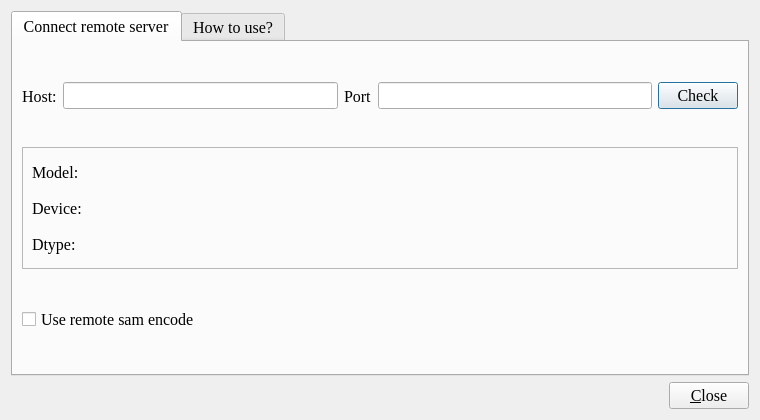
<?xml version="1.0" encoding="UTF-8"?>
<ui version="4.0">
 <class>Dialog</class>
 <widget class="QDialog" name="Dialog">
  <property name="geometry">
   <rect>
    <x>0</x>
    <y>0</y>
    <width>760</width>
    <height>420</height>
   </rect>
  </property>
  <property name="font">
   <font>
    <family>Times New Roman</family>
    <pointsize>12</pointsize>
   </font>
  </property>
  <property name="windowTitle">
   <string>SAM remote encode server</string>
  </property>
  <layout class="QVBoxLayout" name="verticalLayout">
   <item>
    <widget class="QTabWidget" name="tabWidget">
     <property name="currentIndex">
      <number>0</number>
     </property>
     <widget class="QWidget" name="tab">
      <attribute name="title">
       <string>Connect remote server</string>
      </attribute>
      <layout class="QVBoxLayout" name="verticalLayout_2">
       <item>
        <widget class="QWidget" name="widget" native="true">
         <layout class="QHBoxLayout" name="horizontalLayout">
          <property name="leftMargin">
           <number>0</number>
          </property>
          <property name="topMargin">
           <number>0</number>
          </property>
          <property name="rightMargin">
           <number>0</number>
          </property>
          <property name="bottomMargin">
           <number>0</number>
          </property>
          <item>
           <widget class="QLabel" name="label_2">
            <property name="text">
             <string>Host:</string>
            </property>
           </widget>
          </item>
          <item>
           <widget class="QLineEdit" name="lineEdit_host"/>
          </item>
          <item>
           <widget class="QLabel" name="label_3">
            <property name="text">
             <string>Port</string>
            </property>
           </widget>
          </item>
          <item>
           <widget class="QLineEdit" name="lineEdit_port"/>
          </item>
          <item>
           <widget class="QPushButton" name="pushButton_check">
            <property name="text">
             <string>Check</string>
            </property>
           </widget>
          </item>
         </layout>
        </widget>
       </item>
       <item>
        <widget class="QFrame" name="frame_info">
         <property name="layoutDirection">
          <enum>Qt::LeftToRight</enum>
         </property>
         <property name="frameShape">
          <enum>QFrame::StyledPanel</enum>
         </property>
         <property name="frameShadow">
          <enum>QFrame::Raised</enum>
         </property>
         <layout class="QGridLayout" name="gridLayout">
          <item row="2" column="1">
           <widget class="QLabel" name="label_device">
            <property name="minimumSize">
             <size>
              <width>0</width>
              <height>30</height>
             </size>
            </property>
            <property name="text">
             <string/>
            </property>
           </widget>
          </item>
          <item row="3" column="0">
           <widget class="QLabel" name="label_6">
            <property name="minimumSize">
             <size>
              <width>0</width>
              <height>30</height>
             </size>
            </property>
            <property name="maximumSize">
             <size>
              <width>80</width>
              <height>16777215</height>
             </size>
            </property>
            <property name="text">
             <string>Dtype:</string>
            </property>
           </widget>
          </item>
          <item row="1" column="1">
           <widget class="QLabel" name="label_name">
            <property name="minimumSize">
             <size>
              <width>0</width>
              <height>30</height>
             </size>
            </property>
            <property name="text">
             <string/>
            </property>
           </widget>
          </item>
          <item row="3" column="1">
           <widget class="QLabel" name="label_dtype">
            <property name="minimumSize">
             <size>
              <width>0</width>
              <height>30</height>
             </size>
            </property>
            <property name="text">
             <string/>
            </property>
           </widget>
          </item>
          <item row="1" column="0">
           <widget class="QLabel" name="label_4">
            <property name="minimumSize">
             <size>
              <width>0</width>
              <height>30</height>
             </size>
            </property>
            <property name="maximumSize">
             <size>
              <width>80</width>
              <height>16777215</height>
             </size>
            </property>
            <property name="text">
             <string>Model:</string>
            </property>
           </widget>
          </item>
          <item row="2" column="0">
           <widget class="QLabel" name="label_5">
            <property name="minimumSize">
             <size>
              <width>0</width>
              <height>30</height>
             </size>
            </property>
            <property name="maximumSize">
             <size>
              <width>80</width>
              <height>16777215</height>
             </size>
            </property>
            <property name="text">
             <string>Device:</string>
            </property>
           </widget>
          </item>
         </layout>
        </widget>
       </item>
       <item>
        <widget class="QWidget" name="widget_3" native="true">
         <layout class="QHBoxLayout" name="horizontalLayout_3">
          <property name="leftMargin">
           <number>0</number>
          </property>
          <property name="topMargin">
           <number>0</number>
          </property>
          <property name="rightMargin">
           <number>0</number>
          </property>
          <property name="bottomMargin">
           <number>0</number>
          </property>
          <item>
           <widget class="QCheckBox" name="checkBox_use_remote">
            <property name="text">
             <string>Use remote sam encode</string>
            </property>
           </widget>
          </item>
         </layout>
        </widget>
       </item>
      </layout>
     </widget>
     <widget class="QWidget" name="tab_2">
      <attribute name="title">
       <string>How to use?</string>
      </attribute>
      <layout class="QVBoxLayout" name="verticalLayout_3">
       <item>
        <widget class="QTextBrowser" name="textBrowser">
         <property name="html">
          <string>&lt;!DOCTYPE HTML PUBLIC &quot;-//W3C//DTD HTML 4.0//EN&quot; &quot;http://www.w3.org/TR/REC-html40/strict.dtd&quot;&gt;
&lt;html&gt;&lt;head&gt;&lt;meta name=&quot;qrichtext&quot; content=&quot;1&quot; /&gt;&lt;style type=&quot;text/css&quot;&gt;
p, li { white-space: pre-wrap; }
&lt;/style&gt;&lt;/head&gt;&lt;body style=&quot; font-family:'Times New Roman'; font-size:12pt; font-weight:400; font-style:normal;&quot;&gt;
&lt;p style=&quot; margin-top:0px; margin-bottom:0px; margin-left:0px; margin-right:0px; -qt-block-indent:0; text-indent:0px;&quot;&gt;# &lt;span style=&quot; font-weight:600;&quot;&gt;install&lt;/span&gt; ivas-sam-backend in remote server&lt;/p&gt;
&lt;p style=&quot; margin-top:0px; margin-bottom:0px; margin-left:0px; margin-right:0px; -qt-block-indent:0; text-indent:0px;&quot;&gt;pip install ivas-sam-backend&lt;/p&gt;
&lt;p style=&quot;-qt-paragraph-type:empty; margin-top:0px; margin-bottom:0px; margin-left:0px; margin-right:0px; -qt-block-indent:0; text-indent:0px;&quot;&gt;&lt;br /&gt;&lt;/p&gt;
&lt;p style=&quot; margin-top:0px; margin-bottom:0px; margin-left:0px; margin-right:0px; -qt-block-indent:0; text-indent:0px;&quot;&gt;# &lt;span style=&quot; font-weight:600;&quot;&gt;run&lt;/span&gt;&lt;/p&gt;
&lt;p style=&quot; margin-top:0px; margin-bottom:0px; margin-left:0px; margin-right:0px; -qt-block-indent:0; text-indent:0px;&quot;&gt;&lt;span style=&quot; font-weight:600; font-style:italic;&quot;&gt;# &lt;/span&gt;run&lt;span style=&quot; font-weight:600; font-style:italic;&quot;&gt; &lt;/span&gt;with&lt;span style=&quot; font-weight:600; font-style:italic;&quot;&gt; &lt;/span&gt;default&lt;span style=&quot; font-weight:600; font-style:italic;&quot;&gt; &lt;/span&gt;model&lt;span style=&quot; font-weight:600; font-style:italic;&quot;&gt; &lt;/span&gt;mobile_sam.pt on local machine (default host: 127.0.0.1, default port: 8000)&lt;/p&gt;
&lt;p style=&quot; margin-top:0px; margin-bottom:0px; margin-left:0px; margin-right:0px; -qt-block-indent:0; text-indent:0px;&quot;&gt;ivas-sam-backend run&lt;/p&gt;
&lt;p style=&quot;-qt-paragraph-type:empty; margin-top:0px; margin-bottom:0px; margin-left:0px; margin-right:0px; -qt-block-indent:0; text-indent:0px;&quot;&gt;&lt;br /&gt;&lt;/p&gt;
&lt;p style=&quot; margin-top:0px; margin-bottom:0px; margin-left:0px; margin-right:0px; -qt-block-indent:0; text-indent:0px;&quot;&gt;# or run with more arg&lt;/p&gt;
&lt;p style=&quot; margin-top:0px; margin-bottom:0px; margin-left:0px; margin-right:0px; -qt-block-indent:0; text-indent:0px;&quot;&gt;ivas-sam-backend run --checkpoint [model name] --host [ip] --port [port]&lt;/p&gt;
&lt;p style=&quot;-qt-paragraph-type:empty; margin-top:0px; margin-bottom:0px; margin-left:0px; margin-right:0px; -qt-block-indent:0; text-indent:0px;&quot;&gt;&lt;br /&gt;&lt;/p&gt;
&lt;p style=&quot; margin-top:0px; margin-bottom:0px; margin-left:0px; margin-right:0px; -qt-block-indent:0; text-indent:0px;&quot;&gt;&lt;span style=&quot; font-weight:600;&quot;&gt;# manage remote model&lt;/span&gt;&lt;/p&gt;
&lt;p style=&quot; margin-top:0px; margin-bottom:0px; margin-left:0px; margin-right:0px; -qt-block-indent:0; text-indent:0px;&quot;&gt;&lt;span style=&quot; font-style:italic;&quot;&gt;# &lt;/span&gt;list&lt;span style=&quot; font-style:italic;&quot;&gt; &lt;/span&gt;model&lt;span style=&quot; font-style:italic;&quot;&gt; &lt;/span&gt;&lt;/p&gt;
&lt;p style=&quot; margin-top:0px; margin-bottom:0px; margin-left:0px; margin-right:0px; -qt-block-indent:0; text-indent:0px;&quot;&gt;ivas-sam-backend model --list&lt;/p&gt;
&lt;p style=&quot;-qt-paragraph-type:empty; margin-top:0px; margin-bottom:0px; margin-left:0px; margin-right:0px; -qt-block-indent:0; text-indent:0px;&quot;&gt;&lt;br /&gt;&lt;/p&gt;
&lt;p style=&quot; margin-top:0px; margin-bottom:0px; margin-left:0px; margin-right:0px; -qt-block-indent:0; text-indent:0px;&quot;&gt;&lt;span style=&quot; font-style:italic;&quot;&gt;# &lt;/span&gt;download&lt;span style=&quot; font-style:italic;&quot;&gt; &lt;/span&gt;model&lt;span style=&quot; font-style:italic;&quot;&gt; &lt;/span&gt;&lt;/p&gt;
&lt;p style=&quot; margin-top:0px; margin-bottom:0px; margin-left:0px; margin-right:0px; -qt-block-indent:0; text-indent:0px;&quot;&gt;ivas-sam-backend model --download [model name]&lt;/p&gt;
&lt;p style=&quot;-qt-paragraph-type:empty; margin-top:0px; margin-bottom:0px; margin-left:0px; margin-right:0px; -qt-block-indent:0; text-indent:0px;&quot;&gt;&lt;br /&gt;&lt;/p&gt;
&lt;p style=&quot; margin-top:0px; margin-bottom:0px; margin-left:0px; margin-right:0px; -qt-block-indent:0; text-indent:0px;&quot;&gt;&lt;span style=&quot; font-weight:600; font-style:italic;&quot;&gt;# &lt;/span&gt;remove&lt;span style=&quot; font-weight:600; font-style:italic;&quot;&gt; &lt;/span&gt;model&lt;/p&gt;
&lt;p style=&quot; margin-top:0px; margin-bottom:0px; margin-left:0px; margin-right:0px; -qt-block-indent:0; text-indent:0px;&quot;&gt;ivas-sam-backend model --remove [model name]&lt;/p&gt;
&lt;p style=&quot;-qt-paragraph-type:empty; margin-top:0px; margin-bottom:0px; margin-left:0px; margin-right:0px; -qt-block-indent:0; text-indent:0px;&quot;&gt;&lt;br /&gt;&lt;/p&gt;&lt;/body&gt;&lt;/html&gt;</string>
         </property>
        </widget>
       </item>
      </layout>
     </widget>
    </widget>
   </item>
   <item>
    <widget class="QWidget" name="widget_2" native="true">
     <layout class="QHBoxLayout" name="horizontalLayout_2">
      <property name="leftMargin">
       <number>0</number>
      </property>
      <property name="topMargin">
       <number>0</number>
      </property>
      <property name="rightMargin">
       <number>0</number>
      </property>
      <property name="bottomMargin">
       <number>0</number>
      </property>
      <item>
       <spacer name="horizontalSpacer">
        <property name="orientation">
         <enum>Qt::Horizontal</enum>
        </property>
        <property name="sizeHint" stdset="0">
         <size>
          <width>40</width>
          <height>20</height>
         </size>
        </property>
       </spacer>
      </item>
      <item>
       <widget class="QPushButton" name="pushButton_close">
        <property name="text">
         <string>&amp;Close</string>
        </property>
       </widget>
      </item>
     </layout>
    </widget>
   </item>
  </layout>
 </widget>
 <resources/>
 <connections/>
</ui>
